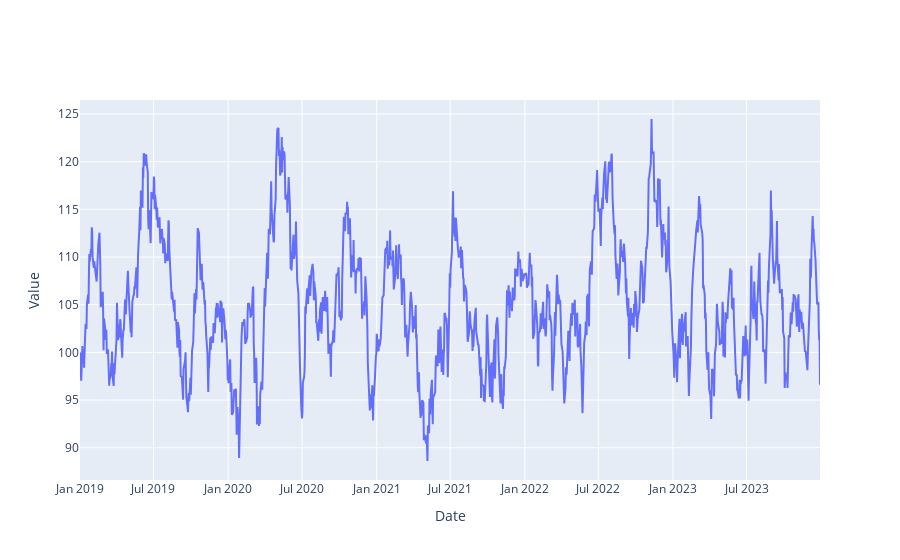

Notebook code cell kept with this figure:
### Code cell
u.plot_plotly(test)

### Figure 1 — Plotly figure (JSON) as saved in the notebook; plotly's stock layout.template omitted (floating-point values rounded to 4 significant figures; data arrays with more than 128 entries replaced by an {"elided": "..."} marker saying what was removed)
{"data": [{"mode": "lines", "type": "scatter", "x": {"elided": "1304 str values"}, "y": {"elided": "1304 float values"}}], "layout": {"title": {}, "xaxis": {"title": {"text": "Date"}}, "yaxis": {"title": {"text": "Value"}}}}
